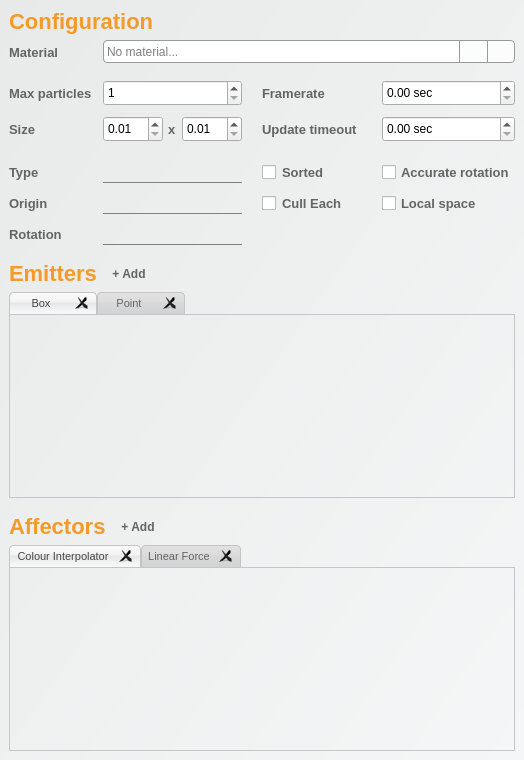
<?xml version="1.0" encoding="UTF-8"?>
<ui version="4.0">
 <class>RocketParticleEditorWidget</class>
 <widget class="QWidget" name="RocketParticleEditorWidget">
  <property name="geometry">
   <rect>
    <x>0</x>
    <y>0</y>
    <width>524</width>
    <height>760</height>
   </rect>
  </property>
  <property name="windowTitle">
   <string/>
  </property>
  <property name="styleSheet">
   <string notr="true">
/* Tab widget */

QTabWidget::pane {
	border: 1px solid #C2C7CB;
	background-color: transparent;
}

QTabWidget::tab-bar {
}

QTabBar::tear {
}

QTabBar::scroller {
 }

QTabBar::tab {
	background: qlineargradient(x1: 0, y1: 0, x2: 0, y2: 1, stop: 0 #E1E1E1, stop: 0.4 #DDDDDD, stop: 0.5 #D8D8D8, stop: 1.0 #D3D3D3);
	border: 1px solid #C4C4C3;
	border-bottom: 0px;
	border-top-left-radius: 4px;
	border-top-right-radius: 4px;
	
	padding: 3px;
	min-width: 80px;
	max-height: 15px;

	font-family: &quot;Arial&quot;;
	font-size: 11px;
	color: rgb(100, 100, 100);
}

QTabBar::tab:selected, QTabBar::tab:hover {
	background: qlineargradient(x1: 0, y1: 0, x2: 0, y2: 1, stop: 0 #fafafa, stop: 0.4 #f4f4f4, stop: 0.5 #e7e7e7, stop: 1.0 #fafafa);
	color: rgb(70, 70, 70);
}

QTabBar::tab:selected {
}

QTabBar::close-button {
	image: url(&quot;:/images/tab-close.png&quot;);
	subcontrol-position: right;
}

QTabBar::close-button:hover {
	image: url(&quot;:/images/tab-close-hover.png&quot;);
}

/* Other */

QFrame#frameTop {
	border: 0px;
	background-color: rgba(198, 198, 198, 150);
	border-bottom: 1px solid gray;
}

QFrame#frameMain {
	border: 0px;
	background-color: qlineargradient(spread:pad, x1:0, y1:0, x2:1, y2:1, stop:0 rgba(232, 234, 233, 255), stop:1 rgba(245, 246, 247, 255));
}

QLabel#attributesTitle, #emittersTitle, #affectorsTitle {
	font-size: 22px;
	font-weight: bold;
	color: rgb(243,154,41);
	padding: 0px;
	padding-top: 10px;
}

QLabel#attributesTitle {
	padding-top: 0px;
}

QSpinBox, QDoubleSpinBox {
	min-height: 20px;
	max-height: 20px;
}

QLabel, QCheckBox, QRadioButton {
	font-family: &quot;Arial&quot;;
	font-size: 13px;
	color: rgb(100,100,100);
	font-weight: bold;
}

QCheckBox:hover {
	color: rgb(50,50,50);
}

QCheckBox::indicator:unchecked {
	image: url(:/images/icon-unchecked.png);
}

QCheckBox::indicator:checked {
	image: url(:/images/icon-checked.png);
}

QComboBox {
	border: 0px;
	border-bottom: 1px solid grey;
	font-family: &quot;Arial&quot;;
	font-size: 12px;
	color: rgb(65, 65, 65);
	font-weight: bold;
	padding-left: 0px;
    min-width: 90px;
	min-height: 20px;
	max-height: 20px;
	background-color: transparent;
}

QComboBox:hover {
	border-bottom: 1px solid black;
}

QComboBox:disabled, :disabled:hover {
	background-color: rgba(100,100,100,100);
}

QComboBox:down-arrow {
	image: url(':/images/icon-combobox-down-arrow.png');
	width:12px;
}

QComboBox::drop-down {
	subcontrol-origin: padding;
	subcontrol-position: center right;
	padding-right: 2px;
	width: 16px;
	max-height: 11px;
	border: 0px;
}

QComboBox QAbstractItemView {
	border: 1px solid grey;	
	background-color: rgb(255, 255, 255);
	selection-background-color: rgba(230,230,230,120);
	selection-color: black;
	padding: 0px;
}

/* Material selector */

QLineEdit#materialLineEdit {
	font-family: &quot;Arial&quot;;
	font-size: 12px;
	border: 1px solid rgb(154, 154, 154);
	border-radius: 4px; 
	border-top-right-radius: 0px;
	border-bottom-right-radius: 0px;
	border-right: 0px;
	padding-left: 2px;
	padding-right: 2px;
}

QPushButton#buttonStorageSelection, #buttonMaterialViewer { 
	border: 1px solid rgb(154, 154, 154);
	border-radius: 4px; 
	border-top-left-radius: 0px;
	border-bottom-left-radius: 0px;
	background-color: rgba(255,255,255,200);
	max-width: 26px;
	min-width: 26px;
	max-height: 21px;
	min-height: 21px;
}

QPushButton#buttonMaterialViewer {
	border-radius: 0px;
	border-right: 1px solid transparent;
}

QPushButton#buttonStorageSelection:hover, #buttonMaterialViewer:hover { 
	border: 1px solid rgb(243, 154, 41); 
}

QPushButton#buttonStorageSelection:pressed, #buttonMaterialViewer:pressed { 
	background-color: rgba(255,255,255,100);
}

/* Button */

QPushButton {
	min-height: 25px;
	min-width: 150px;
	font: &quot;Arial&quot;;
	font-size: 12px;
	font-weight: bold;
	border: 1px solid grey;
	color: rgb(100,100,100);
	border-radius: 3px;
	background-color: qlineargradient(spread:pad, x1:0, y1:0, x2:1, y2:1, stop:0 rgba(232, 234, 233, 255), stop:1 rgba(245, 246, 247, 255));
}

QPushButton:disabled {
	background-color: rgb(220, 220, 220);
    color: rgb(150, 150, 150);
}

QPushButton:disabled:unchecked {
	background-color: rgb(220, 220, 220);
    color: rgb(150, 150, 150);
}

QPushButton:disabled:checked {
	background-color: rgb(200, 200, 200);
	color: rgb(125, 125, 125);
}

QPushButton:hover {
	background-color: qlineargradient(spread:pad, x1:0, y1:0, x2:1, y2:0, stop:0 rgba(222, 224, 223, 255), stop:1 rgba(245, 246, 247, 255));
}

QPushButton:pressed {
	border: 1px solid rgb(50,50,50);
}

QPushButton:checked {
	color: white;
	background-color: rgb(243,154,41);
 }

</string>
  </property>
  <layout class="QVBoxLayout" name="verticalLayout">
   <property name="spacing">
    <number>0</number>
   </property>
   <property name="margin">
    <number>0</number>
   </property>
   <item>
    <widget class="QFrame" name="frameMain">
     <property name="sizePolicy">
      <sizepolicy hsizetype="Expanding" vsizetype="Expanding">
       <horstretch>0</horstretch>
       <verstretch>0</verstretch>
      </sizepolicy>
     </property>
     <property name="frameShape">
      <enum>QFrame::StyledPanel</enum>
     </property>
     <property name="frameShadow">
      <enum>QFrame::Raised</enum>
     </property>
     <layout class="QVBoxLayout" name="verticalLayout_2">
      <item>
       <layout class="QHBoxLayout" name="horizontalLayout_4">
        <item>
         <widget class="QLabel" name="attributesTitle">
          <property name="text">
           <string>Configuration</string>
          </property>
          <property name="indent">
           <number>0</number>
          </property>
         </widget>
        </item>
        <item>
         <widget class="QPushButton" name="helpConfiguration">
          <property name="toolTip">
           <string>Open Ogre particle manual on main attributes</string>
          </property>
          <property name="styleSheet">
           <string notr="true">QPushButton {
	background-color: transparent;
	border: 0px; 
	min-width: 22px;
	max-width: 22px;
}

QPushButton:hover {
	color: black;
	border: 1px solid rgb(243,154,41);
}</string>
          </property>
          <property name="text">
           <string/>
          </property>
          <property name="icon">
           <iconset resource="RocketPlugin.qrc">
            <normaloff>:/images/icon-questionmark.png</normaloff>:/images/icon-questionmark.png</iconset>
          </property>
          <property name="iconSize">
           <size>
            <width>16</width>
            <height>16</height>
           </size>
          </property>
         </widget>
        </item>
       </layout>
      </item>
      <item>
       <layout class="QHBoxLayout" name="horizontalLayout_5">
        <property name="spacing">
         <number>0</number>
        </property>
        <item>
         <widget class="QLabel" name="label">
          <property name="minimumSize">
           <size>
            <width>70</width>
            <height>0</height>
           </size>
          </property>
          <property name="styleSheet">
           <string notr="true">padding-right: 6px;</string>
          </property>
          <property name="text">
           <string>Material</string>
          </property>
          <property name="indent">
           <number>0</number>
          </property>
         </widget>
        </item>
        <item>
         <widget class="QLabel" name="labelIcon">
          <property name="minimumSize">
           <size>
            <width>24</width>
            <height>24</height>
           </size>
          </property>
          <property name="maximumSize">
           <size>
            <width>24</width>
            <height>24</height>
           </size>
          </property>
          <property name="text">
           <string/>
          </property>
         </widget>
        </item>
        <item>
         <widget class="QLineEdit" name="materialLineEdit">
          <property name="minimumSize">
           <size>
            <width>0</width>
            <height>23</height>
           </size>
          </property>
          <property name="maximumSize">
           <size>
            <width>16777215</width>
            <height>23</height>
           </size>
          </property>
          <property name="toolTip">
           <string>Material Reference</string>
          </property>
          <property name="layoutDirection">
           <enum>Qt::RightToLeft</enum>
          </property>
          <property name="text">
           <string/>
          </property>
          <property name="placeholderText">
           <string>No material...</string>
          </property>
         </widget>
        </item>
        <item>
         <widget class="QPushButton" name="buttonMaterialViewer">
          <property name="enabled">
           <bool>true</bool>
          </property>
          <property name="minimumSize">
           <size>
            <width>28</width>
            <height>23</height>
           </size>
          </property>
          <property name="maximumSize">
           <size>
            <width>28</width>
            <height>23</height>
           </size>
          </property>
          <property name="toolTip">
           <string>Open in material editor...</string>
          </property>
          <property name="text">
           <string/>
          </property>
          <property name="icon">
           <iconset resource="RocketPlugin.qrc">
            <normaloff>:/images/icon-visual-editor-32x32.png</normaloff>:/images/icon-visual-editor-32x32.png</iconset>
          </property>
          <property name="iconSize">
           <size>
            <width>16</width>
            <height>16</height>
           </size>
          </property>
          <property name="flat">
           <bool>true</bool>
          </property>
         </widget>
        </item>
        <item>
         <widget class="QPushButton" name="buttonStorageSelection">
          <property name="minimumSize">
           <size>
            <width>28</width>
            <height>23</height>
           </size>
          </property>
          <property name="maximumSize">
           <size>
            <width>28</width>
            <height>23</height>
           </size>
          </property>
          <property name="toolTip">
           <string>Pick material from storage...</string>
          </property>
          <property name="text">
           <string/>
          </property>
          <property name="icon">
           <iconset resource="RocketPlugin.qrc">
            <normaloff>:/images/icon-download-64x64.png</normaloff>:/images/icon-download-64x64.png</iconset>
          </property>
          <property name="iconSize">
           <size>
            <width>18</width>
            <height>18</height>
           </size>
          </property>
          <property name="flat">
           <bool>true</bool>
          </property>
         </widget>
        </item>
       </layout>
      </item>
      <item>
       <spacer name="verticalSpacer_3">
        <property name="orientation">
         <enum>Qt::Vertical</enum>
        </property>
        <property name="sizeType">
         <enum>QSizePolicy::Fixed</enum>
        </property>
        <property name="sizeHint" stdset="0">
         <size>
          <width>1</width>
          <height>10</height>
         </size>
        </property>
       </spacer>
      </item>
      <item>
       <layout class="QGridLayout" name="gridLayout">
        <property name="spacing">
         <number>10</number>
        </property>
        <item row="1" column="1">
         <layout class="QHBoxLayout" name="horizontalLayout">
          <property name="spacing">
           <number>5</number>
          </property>
          <item>
           <widget class="QDoubleSpinBox" name="sizeWidthSpinBox">
            <property name="maximumSize">
             <size>
              <width>60</width>
              <height>26</height>
             </size>
            </property>
            <property name="correctionMode">
             <enum>QAbstractSpinBox::CorrectToNearestValue</enum>
            </property>
            <property name="minimum">
             <double>0.010000000000000</double>
            </property>
            <property name="maximum">
             <double>1000000.000000000000000</double>
            </property>
            <property name="singleStep">
             <double>0.500000000000000</double>
            </property>
           </widget>
          </item>
          <item>
           <widget class="QLabel" name="sizeDelimLabel">
            <property name="sizePolicy">
             <sizepolicy hsizetype="Fixed" vsizetype="Preferred">
              <horstretch>0</horstretch>
              <verstretch>0</verstretch>
             </sizepolicy>
            </property>
            <property name="text">
             <string>x</string>
            </property>
           </widget>
          </item>
          <item>
           <widget class="QDoubleSpinBox" name="sizeHeightSpinBox">
            <property name="maximumSize">
             <size>
              <width>60</width>
              <height>26</height>
             </size>
            </property>
            <property name="correctionMode">
             <enum>QAbstractSpinBox::CorrectToNearestValue</enum>
            </property>
            <property name="minimum">
             <double>0.010000000000000</double>
            </property>
            <property name="maximum">
             <double>1000000.000000000000000</double>
            </property>
            <property name="singleStep">
             <double>0.500000000000000</double>
            </property>
           </widget>
          </item>
         </layout>
        </item>
        <item row="3" column="1">
         <widget class="QComboBox" name="bbTypeComboBox"/>
        </item>
        <item row="5" column="1">
         <widget class="QComboBox" name="bbRotationComboBox"/>
        </item>
        <item row="5" column="0">
         <widget class="QLabel" name="bbRotationLabel">
          <property name="text">
           <string>Rotation</string>
          </property>
          <property name="indent">
           <number>0</number>
          </property>
         </widget>
        </item>
        <item row="4" column="1">
         <widget class="QComboBox" name="bbOriginComboBox"/>
        </item>
        <item row="3" column="0">
         <widget class="QLabel" name="bbTypeLabel">
          <property name="text">
           <string>Type</string>
          </property>
          <property name="indent">
           <number>0</number>
          </property>
         </widget>
        </item>
        <item row="0" column="0">
         <widget class="QLabel" name="quotaLabel">
          <property name="minimumSize">
           <size>
            <width>84</width>
            <height>0</height>
           </size>
          </property>
          <property name="maximumSize">
           <size>
            <width>72</width>
            <height>16777215</height>
           </size>
          </property>
          <property name="text">
           <string>Max particles</string>
          </property>
          <property name="indent">
           <number>0</number>
          </property>
         </widget>
        </item>
        <item row="0" column="1">
         <widget class="QSpinBox" name="quotaSpinBox">
          <property name="correctionMode">
           <enum>QAbstractSpinBox::CorrectToNearestValue</enum>
          </property>
          <property name="minimum">
           <number>1</number>
          </property>
          <property name="maximum">
           <number>1000000</number>
          </property>
         </widget>
        </item>
        <item row="4" column="0">
         <widget class="QLabel" name="bbOriginLabel">
          <property name="text">
           <string>Origin</string>
          </property>
          <property name="indent">
           <number>0</number>
          </property>
         </widget>
        </item>
        <item row="4" column="2">
         <widget class="QCheckBox" name="cullEachCheckBox">
          <property name="styleSheet">
           <string notr="true">padding-left: 10px;</string>
          </property>
          <property name="text">
           <string>Cull Each</string>
          </property>
         </widget>
        </item>
        <item row="3" column="3">
         <widget class="QCheckBox" name="accurateFacingCheckBox">
          <property name="text">
           <string>Accurate rotation</string>
          </property>
         </widget>
        </item>
        <item row="4" column="3">
         <widget class="QCheckBox" name="localSpaceCheckBox">
          <property name="text">
           <string>Local space</string>
          </property>
         </widget>
        </item>
        <item row="3" column="2">
         <widget class="QCheckBox" name="sortedCheckBox">
          <property name="styleSheet">
           <string notr="true">padding-left: 10px;</string>
          </property>
          <property name="text">
           <string>Sorted</string>
          </property>
         </widget>
        </item>
        <item row="0" column="3">
         <widget class="QDoubleSpinBox" name="framerateSpinBox">
          <property name="correctionMode">
           <enum>QAbstractSpinBox::CorrectToNearestValue</enum>
          </property>
          <property name="suffix">
           <string> sec</string>
          </property>
          <property name="minimum">
           <double>0.000000000000000</double>
          </property>
          <property name="maximum">
           <double>1000000.000000000000000</double>
          </property>
          <property name="singleStep">
           <double>0.010000000000000</double>
          </property>
          <property name="value">
           <double>0.000000000000000</double>
          </property>
         </widget>
        </item>
        <item row="1" column="0">
         <widget class="QLabel" name="sizeLabel">
          <property name="minimumSize">
           <size>
            <width>80</width>
            <height>0</height>
           </size>
          </property>
          <property name="maximumSize">
           <size>
            <width>80</width>
            <height>16777215</height>
           </size>
          </property>
          <property name="text">
           <string>Size</string>
          </property>
          <property name="indent">
           <number>0</number>
          </property>
         </widget>
        </item>
        <item row="0" column="2">
         <widget class="QLabel" name="framerateLabel">
          <property name="styleSheet">
           <string notr="true">padding-left: 10px;</string>
          </property>
          <property name="text">
           <string>Framerate</string>
          </property>
          <property name="indent">
           <number>0</number>
          </property>
         </widget>
        </item>
        <item row="1" column="2">
         <widget class="QLabel" name="updateTimeoutLabel">
          <property name="styleSheet">
           <string notr="true">padding-left: 10px;</string>
          </property>
          <property name="text">
           <string>Update timeout</string>
          </property>
          <property name="indent">
           <number>0</number>
          </property>
         </widget>
        </item>
        <item row="1" column="3">
         <widget class="QDoubleSpinBox" name="updateTimeoutSpinBox">
          <property name="correctionMode">
           <enum>QAbstractSpinBox::CorrectToNearestValue</enum>
          </property>
          <property name="suffix">
           <string> sec</string>
          </property>
          <property name="minimum">
           <double>0.000000000000000</double>
          </property>
          <property name="maximum">
           <double>1000000.000000000000000</double>
          </property>
          <property name="singleStep">
           <double>0.500000000000000</double>
          </property>
          <property name="value">
           <double>0.000000000000000</double>
          </property>
         </widget>
        </item>
        <item row="2" column="0">
         <spacer name="verticalSpacer_2">
          <property name="orientation">
           <enum>Qt::Vertical</enum>
          </property>
          <property name="sizeType">
           <enum>QSizePolicy::Fixed</enum>
          </property>
          <property name="sizeHint" stdset="0">
           <size>
            <width>1</width>
            <height>10</height>
           </size>
          </property>
         </spacer>
        </item>
       </layout>
      </item>
      <item>
       <layout class="QHBoxLayout" name="horizontalLayout_2">
        <item>
         <widget class="QLabel" name="emittersTitle">
          <property name="text">
           <string>Emitters</string>
          </property>
          <property name="indent">
           <number>0</number>
          </property>
         </widget>
        </item>
        <item>
         <widget class="QPushButton" name="addEmitterButton">
          <property name="toolTip">
           <string>Add new emitter</string>
          </property>
          <property name="styleSheet">
           <string notr="true">QPushButton {
	min-height: 23px;
	max-height: 23px;
	min-width: 50px;
	max-width: 50px;
	background-color:transparent;
	border-color: transparent;
	border-radius: 6px;
	margin-top: 10px;
}

QPushButton:hover {
	color: black;
	border: 1px solid rgb(243,154,41);
}</string>
          </property>
          <property name="text">
           <string>+ Add</string>
          </property>
         </widget>
        </item>
        <item>
         <spacer name="horizontalSpacer">
          <property name="orientation">
           <enum>Qt::Horizontal</enum>
          </property>
          <property name="sizeHint" stdset="0">
           <size>
            <width>1</width>
            <height>1</height>
           </size>
          </property>
         </spacer>
        </item>
        <item>
         <widget class="QPushButton" name="helpEmitters">
          <property name="toolTip">
           <string>Open Ogre particle manual on emitters</string>
          </property>
          <property name="styleSheet">
           <string notr="true">QPushButton {
	background-color: transparent;
	border: 0px; 
	min-width: 22px;
	max-width: 22px;
	margin-top: 10px;
}

QPushButton:hover {
	color: black;
	border: 1px solid rgb(243,154,41);
}</string>
          </property>
          <property name="text">
           <string/>
          </property>
          <property name="icon">
           <iconset resource="RocketPlugin.qrc">
            <normaloff>:/images/icon-questionmark.png</normaloff>:/images/icon-questionmark.png</iconset>
          </property>
          <property name="iconSize">
           <size>
            <width>16</width>
            <height>16</height>
           </size>
          </property>
         </widget>
        </item>
       </layout>
      </item>
      <item>
       <widget class="QTabWidget" name="emittersTabWidget">
        <property name="minimumSize">
         <size>
          <width>0</width>
          <height>200</height>
         </size>
        </property>
        <property name="currentIndex">
         <number>0</number>
        </property>
        <property name="documentMode">
         <bool>false</bool>
        </property>
        <property name="tabsClosable">
         <bool>true</bool>
        </property>
        <widget class="QWidget" name="tab">
         <attribute name="title">
          <string>Box</string>
         </attribute>
        </widget>
        <widget class="QWidget" name="widget">
         <attribute name="title">
          <string>Point</string>
         </attribute>
        </widget>
       </widget>
      </item>
      <item>
       <layout class="QHBoxLayout" name="horizontalLayout_3">
        <item>
         <widget class="QLabel" name="affectorsTitle">
          <property name="text">
           <string>Affectors</string>
          </property>
          <property name="indent">
           <number>0</number>
          </property>
         </widget>
        </item>
        <item>
         <widget class="QPushButton" name="addAffectorButton">
          <property name="toolTip">
           <string>Add new affector</string>
          </property>
          <property name="styleSheet">
           <string notr="true">QPushButton {
	min-height: 23px;
	max-height: 23px;
	min-width: 50px;
	max-width: 50px;
	background-color:transparent;
	border-color: transparent;
	border-radius: 6px;
	margin-top: 10px;
}

QPushButton:hover {
	color: black;
	border: 1px solid rgb(243,154,41);
}</string>
          </property>
          <property name="text">
           <string>+ Add</string>
          </property>
         </widget>
        </item>
        <item>
         <spacer name="horizontalSpacer_2">
          <property name="orientation">
           <enum>Qt::Horizontal</enum>
          </property>
          <property name="sizeHint" stdset="0">
           <size>
            <width>1</width>
            <height>1</height>
           </size>
          </property>
         </spacer>
        </item>
        <item>
         <widget class="QPushButton" name="helpAffectors">
          <property name="toolTip">
           <string>Open Ogre particle manual on affectors</string>
          </property>
          <property name="styleSheet">
           <string notr="true">QPushButton {
	background-color: transparent;
	border: 0px; 
	min-width: 22px;
	max-width: 22px;
	margin-top: 10px;
}

QPushButton:hover {
	color: black;
	border: 1px solid rgb(243,154,41);
}</string>
          </property>
          <property name="text">
           <string/>
          </property>
          <property name="icon">
           <iconset resource="RocketPlugin.qrc">
            <normaloff>:/images/icon-questionmark.png</normaloff>:/images/icon-questionmark.png</iconset>
          </property>
          <property name="iconSize">
           <size>
            <width>16</width>
            <height>16</height>
           </size>
          </property>
         </widget>
        </item>
       </layout>
      </item>
      <item>
       <widget class="QTabWidget" name="affectorsTabWidget">
        <property name="minimumSize">
         <size>
          <width>0</width>
          <height>150</height>
         </size>
        </property>
        <property name="currentIndex">
         <number>0</number>
        </property>
        <property name="tabsClosable">
         <bool>true</bool>
        </property>
        <widget class="QWidget" name="tab_3">
         <attribute name="title">
          <string>Colour Interpolator</string>
         </attribute>
        </widget>
        <widget class="QWidget" name="tab_4">
         <attribute name="title">
          <string>Linear Force</string>
         </attribute>
        </widget>
       </widget>
      </item>
     </layout>
    </widget>
   </item>
  </layout>
 </widget>
 <resources>
  <include location="RocketPlugin.qrc"/>
 </resources>
 <connections/>
</ui>
